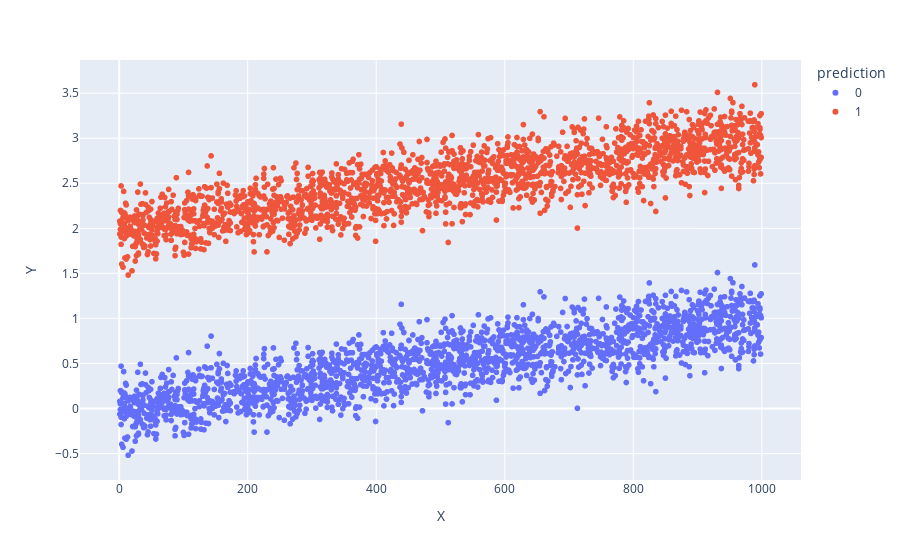

Notebook cell for this chart:
### Code cell
from sklearn import cluster, datasets, mixture
from sklearn.cluster import AgglomerativeClustering,KMeans
from sklearn.preprocessing import StandardScaler 

#3 Agglomerative Ward Clustring
aggloclust = AgglomerativeClustering(n_clusters = 2, affinity='euclidean', compute_full_tree='auto',
            connectivity=None, linkage='ward', memory=None)
scaler = StandardScaler()
df_vertical_stack['prediction'] = aggloclust.fit_predict(scaler.fit_transform(df_vertical_stack[['X','Y']]))  # A question for Mohammad: Why this clustering doesn't work without scaling? (#df['prediction']=spectral.fit_predict(df[['X','Y']]))
df_vertical_stack['prediction'] = df_vertical_stack['prediction'].astype(str)
df_vertical_stack['target'] = df_vertical_stack['target'].astype(str)
fig_aggloclust = px.scatter(df_vertical_stack, x = "X", y = "Y", color = "prediction")
fig_aggloclust.show()

### Figure 1 — Plotly figure (JSON) as saved in the notebook; plotly's stock layout.template omitted (floating-point values rounded to 4 significant figures; data arrays with more than 128 entries replaced by an {"elided": "..."} marker saying what was removed)
{"data": [{"hovertemplate": "prediction=0<br>X=%{x}<br>Y=%{y}<extra></extra>", "legendgroup": "0", "marker": {"color": "#636efa", "symbol": "circle"}, "mode": "markers", "name": "0", "showlegend": true, "type": "scattergl", "x": {"elided": "2000 int values"}, "xaxis": "x", "y": {"elided": "2000 float values"}, "yaxis": "y"}, {"hovertemplate": "prediction=1<br>X=%{x}<br>Y=%{y}<extra></extra>", "legendgroup": "1", "marker": {"color": "#EF553B", "symbol": "circle"}, "mode": "markers", "name": "1", "showlegend": true, "type": "scattergl", "x": {"elided": "2000 int values"}, "xaxis": "x", "y": {"elided": "2000 float values"}, "yaxis": "y"}], "layout": {"legend": {"title": {"text": "prediction"}, "tracegroupgap": 0}, "margin": {"t": 60}, "xaxis": {"anchor": "y", "domain": [0, 1], "title": {"text": "X"}}, "yaxis": {"anchor": "x", "domain": [0, 1], "title": {"text": "Y"}}}}
